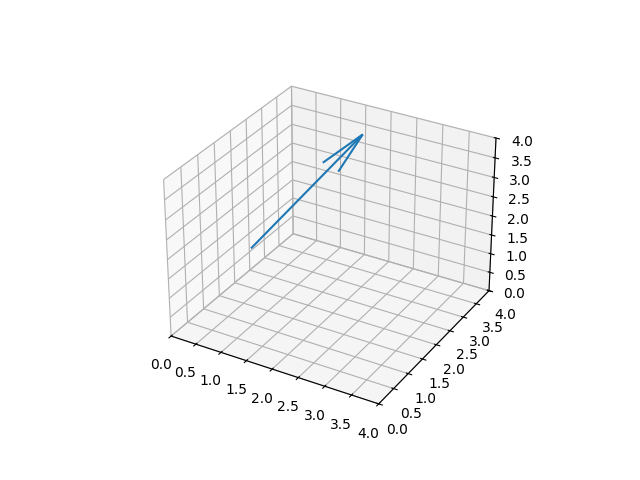

The script that saved this image:
import matplotlib.pyplot as plt

fig = plt.figure()
ax = fig.add_subplot(111, projection='3d')
ax.quiver(1, 1, 2, 1, 2, 2)
ax.set_xlim([0, 4])
ax.set_ylim([0, 4])
ax.set_zlim([0, 4])
plt.savefig('1.png')